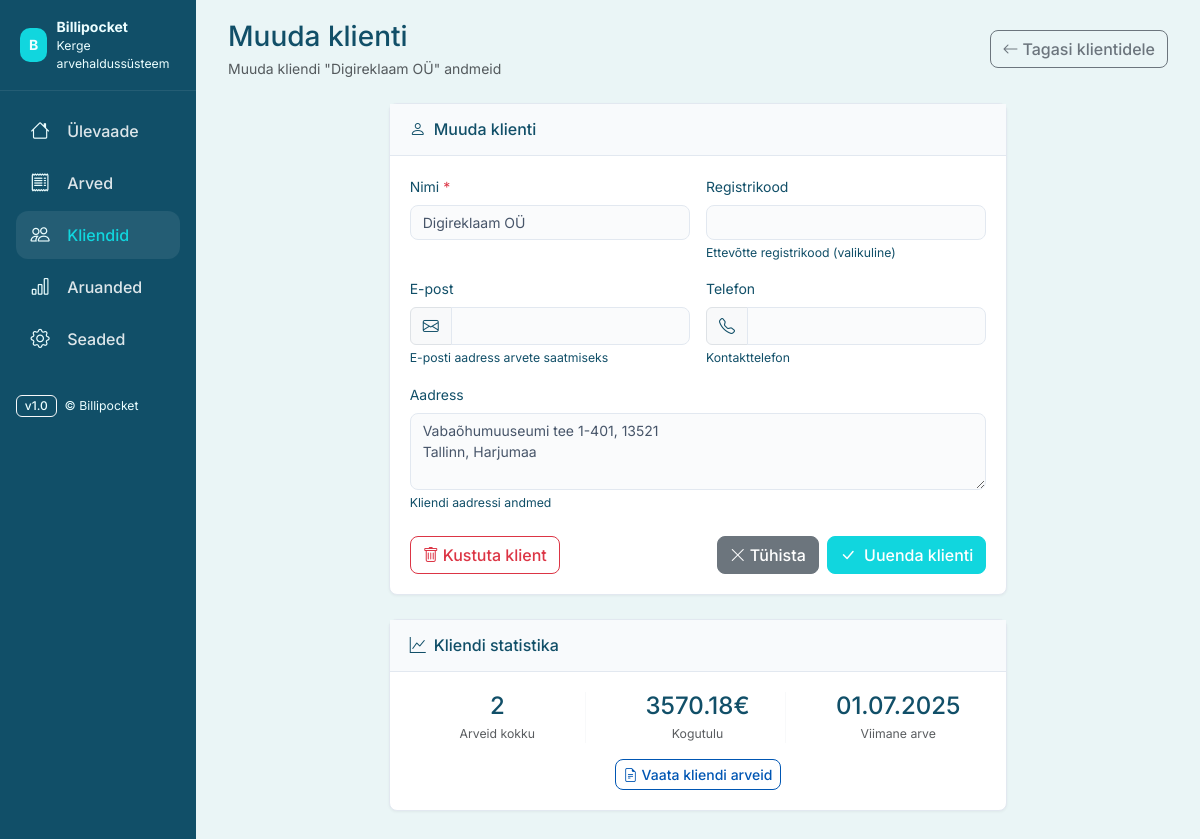
Page /clients/4/edit on the earlier database version.
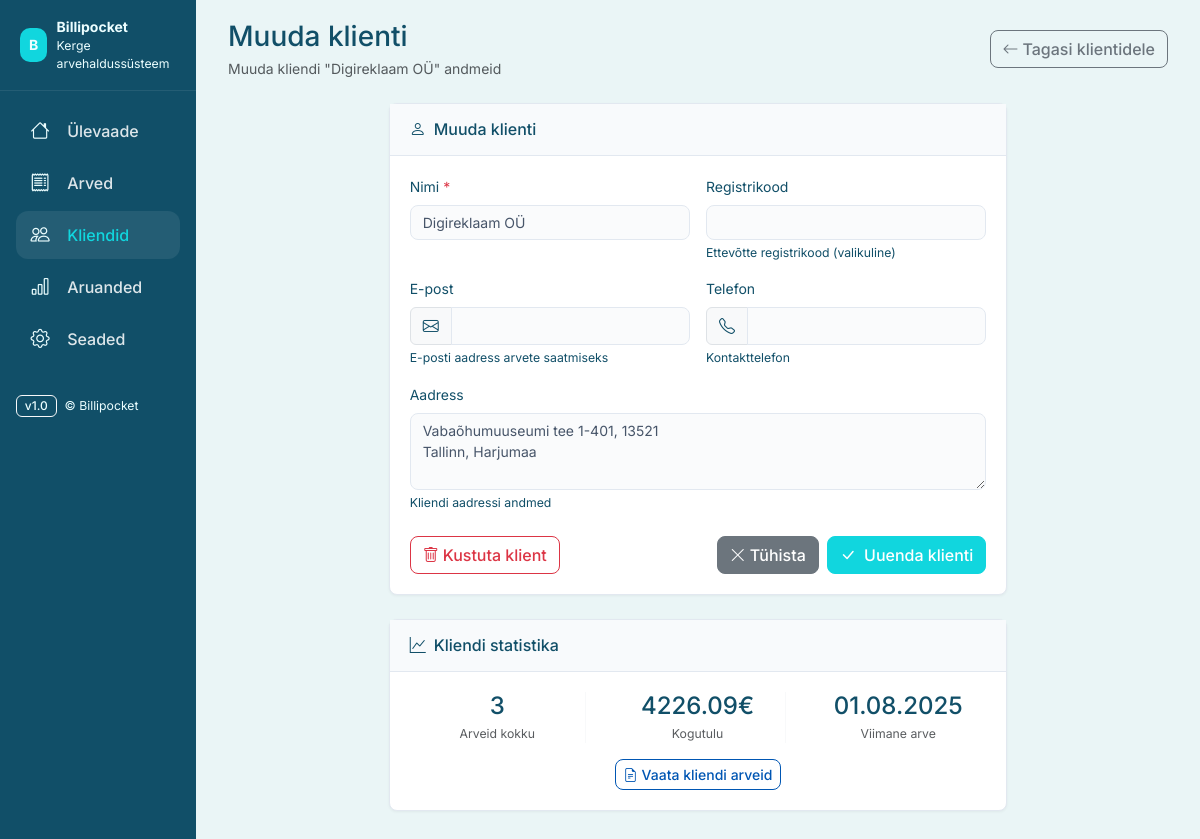
Same page on the later database version.
### app/models.py (models this page shows, shortened)
class Invoice(db.Model):
    __tablename__ = 'invoices'
    id = db.Column(db.Integer, primary_key=True)
    number = db.Column(db.String(20), nullable=False, unique=True)
    client_id = db.Column(db.Integer, db.ForeignKey('clients.id'), nullable=False)
    date = db.Column(db.Date, nullable=False, default=date.today)
    due_date = db.Column(db.Date, nullable=False)
    subtotal = db.Column(db.Numeric(10, 2), nullable=False, default=0)
    vat_rate_id = db.Column(db.Integer, db.ForeignKey('vat_rates.id'), nullable=True)  # Reference to VatRate
    vat_rate = db.Column(db.Numeric(5, 2), nullable=False, default=24)  # Keep for backward compatibility
    total = db.Column(db.Numeric(10, 2), nullable=False, default=0)
    status = db.Column(db.String(20), nullable=False, default='maksmata')  # maksmata, makstud
    payment_terms = db.Column(db.String(50), nullable=True)  # e.g., "14 päeva"
    client_extra_info = db.Column(db.Text, nullable=True)  # Additional client notes
    note = db.Column(db.Text, nullable=True)  # Order/reference/project notes
    note_label_id = db.Column(db.Integer, db.ForeignKey('note_labels.id'), nullable=True)  # Reference to selected note label
    announcements = db.Column(db.Text, nullable=True)  # Info ja Teadaanded
    pdf_template = db.Column(db.String(20), nullable=True, default='standard')  # PDF template preference
    created_at = db.Column(db.DateTime, default=datetime.utcnow)
    updated_at = db.Column(db.DateTime, default=datetime.utcnow, onupdate=datetime.utcnow)
    lines = db.relationship('InvoiceLine', backref='invoice', lazy=True, cascade='all, delete-orphan')
    note_label_obj = db.relationship('NoteLabel', foreign_keys=[note_label_id], lazy='select')
    __table_args__ = (
        db.CheckConstraint('subtotal >= 0', name='check_subtotal_positive'),
        db.CheckConstraint('total >= 0', name='check_total_positive'),
        db.CheckConstraint('vat_rate >= 0', name='check_vat_rate_positive'),
        db.CheckConstraint("status IN ('maksmata', 'makstud')", name='check_status_valid'),
    )

### app/routes/clients.py (the view, shortened to what this page needs)
@clients_bp.route('/clients/<int:client_id>/edit', methods=['GET', 'POST'])
def edit_client(client_id):
    client = Client.query.get_or_404(client_id)
    form = ClientForm(obj=client)
    return render_template('client_form.html', form=form, client=client, title='Muuda klienti')

### app/forms.py
class ClientForm(FlaskForm):
    name = StringField('Nimi', validators=[DataRequired(message='Nimi on kohustuslik')])
    registry_code = StringField('Registrikood', validators=[Optional(), Length(max=20)])
    email = StringField('E-post', validators=[Optional(), Email(message='Vigane e-posti aadress')])
    phone = StringField('Telefon', validators=[Optional(), Length(max=20)])
    address = TextAreaField('Aadress', validators=[Optional()])

### app/models.py (called while the page is built)
    @property
    def invoice_count(self):
        return len(self.invoices)

    @property
    def last_invoice_date(self):
        if self.invoices:
            return max(invoice.date for invoice in self.invoices)
        return None

    @property
    def total_revenue(self):
        return sum(invoice.total for invoice in self.invoices)

### templates/client_form.html (shortened to what the changed rows need)
{% extends 'layout.html' %}
{% block extra_css %}
<link rel="stylesheet" href="https://cdn.jsdelivr.net/npm/bootstrap-icons@1.11.3/font/bootstrap-icons.css">
{% endblock %}
{% block content %}
<section id="client-form" class="mb-4">
  <div class="d-flex justify-content-between align-items-center mb-4">
    <div>
      <h1 class="h3 mb-1">{{ title }}</h1>
    </div>
  </div>
  <div class="row justify-content-center">
    <div class="col-lg-8">
      <div class="bp-card">
        <div class="bp-card-header">
          <h2 class="h6 m-0">
            <i class="bi bi-person me-2"></i>{{ title }}
          </h2>
        </div>
      </div>
      {% if client %}
      <div class="bp-card mt-4">
        <div class="bp-card-header">
          <h3 class="h6 m-0">
            <i class="bi bi-graph-up me-2"></i>Kliendi statistika
          </h3>
        </div>
        <div class="bp-card-body">
          <div class="row text-center">
            <div class="col-md-4">
              <div class="border-end border-light">
                <div class="h4 mb-1 text-primary">{{ client.invoice_count }}</div>
                <div class="small text-muted">Arveid kokku</div>
              </div>
            </div>
            <div class="col-md-4">
              <div class="border-end border-light">
                <div class="h4 mb-1 text-success">{{ "%.2f"|format(client.total_revenue) }}€</div>
                <div class="small text-muted">Kogutulu</div>
              </div>
            </div>
            <div class="col-md-4">
              <div class="h4 mb-1 text-info">
                {% if client.last_invoice_date %}
                {{ client.last_invoice_date.strftime('%d.%m.%Y') }}
                {% else %}
                -
                {% endif %}
              </div>
              <div class="small text-muted">Viimane arve</div>
            </div>
          </div>
          {% if client.invoice_count > 0 %}
          <div class="text-center mt-3">
            <a href="{{ url_for('invoices.invoices') }}?client_id={{ client.id }}" class="btn btn-outline-primary btn-sm">
              <i class="bi bi-file-earmark-text me-1"></i>Vaata kliendi arveid
            </a>
          </div>
          {% endif %}
        </div>
      </div>
      {% endif %}
    </div>
  </div>
</section>
{% endblock %}

Differences in the rows shown:
changed Invoice: total_revenue "3570.18" → "4226.09"; last_invoice_date "01.07.2025" → "01.08.2025"
Other differences:
{{ client.invoice_count }}: "2" → "3"
